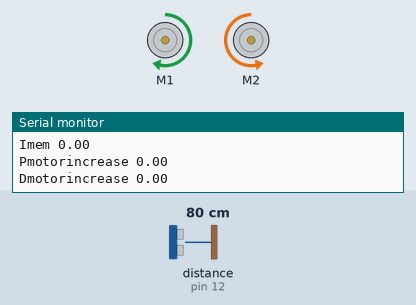
Recording of a sketch running on a simulated Arduino Uno, built with avr-gcc and run on an emulated ATmega328P. Shown: 2 × DC motor (green arrow = forward, orange = backward, longer = faster), the last lines printed to the serial monitor. The test bench sets the inputs (shaded band); at power-on: distance to the obstacle (sensor on pin 12) 80 cm. The echo pulse lasts 58.3 µs per cm.

Above: at 6.2 s.
6.3 s: distance to the obstacle (sensor on pin 12) set to 35 cm
At 7.3 s:
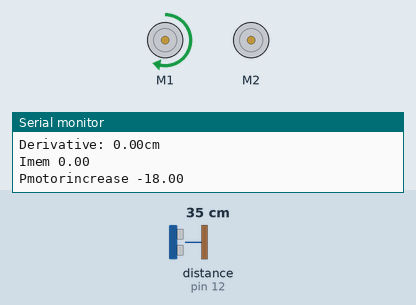
8.1 s: distance to the obstacle (sensor on pin 12) set to 103 cm
At 9.4 s:
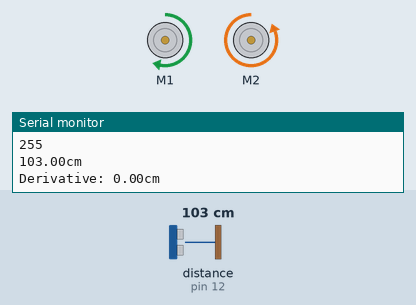
10.0 s: distance to the obstacle (sensor on pin 12) set to 60 cm
At 10.47 s:
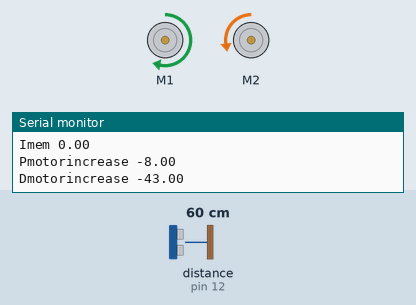
12.0 s: distance to the obstacle (sensor on pin 12) set to 203 cm
At 12.22 s:
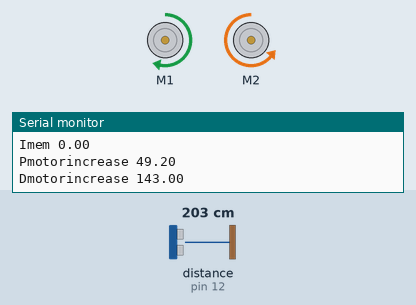
13.7 s: distance to the obstacle (sensor on pin 12) set to 120 cm
At 14.78 s:
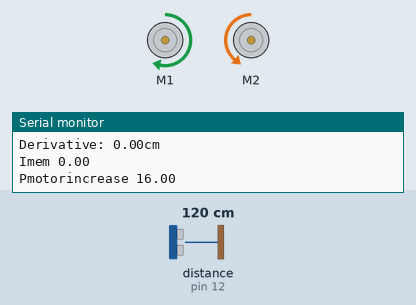
Timing chart, 0 to 17.2 s (numbered marks = the images above; inputs shaded):
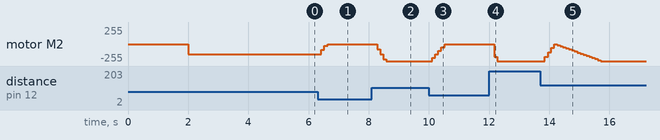

Measured:
- after the input at 6.3 s, motor M2: backward 150/255 → backward 87/255 after 0.13 s, → backward 24/255 0.10 s later, → stopped 0.11 s later
- after the input at 8.1 s, motor M2: stopped → backward 77/255 after 0.19 s, → backward 154/255 0.10 s later, → backward 231/255 0.10 s later, → backward 255/255 0.10 s later
- after the input at 10.0 s, motor M2: moves from backward 255/255 to stopped over 0.41 s, starting after 0.11 s
- after the input at 12.0 s, motor M2: stopped → backward 192/255 after 0.16 s, → backward 255/255 0.11 s later
- after the input at 13.7 s, motor M2: rises from backward 255/255 to stopped in 0.31 s, then falls to backward 255/255 in 1.5 s

The sketch:

PID_test.ino
```cpp
//Inclusions and variables for Motor
#include <Wire.h>
#include <Adafruit_MotorShield.h>
#include "utility/Adafruit_MS_PWMServoDriver.h"
Adafruit_MotorShield AFMS = Adafruit_MotorShield();
Adafruit_DCMotor *myMotorRight = AFMS.getMotor(1);
Adafruit_DCMotor *myMotorLeft = AFMS.getMotor(2);
int motorSpeedVar = 150;
int motorSpeedConst = 150;

//Inclusions and variables for ultrasonic sensor
#include "SR04.h"
#define TRIG_PIN 12
#define ECHO_PIN 11
SR04 sr04 = SR04(ECHO_PIN,TRIG_PIN);
float actual_dist;

//PID variables
float expected_dist = 0;
float last_dist = 0;
float p_gain = 0.4  ;
float i_gain = 0.005;
float d_gain = 1;
float i_mem = 0;

//Counter
int counter = 0;
int d_counter = 0;

//Motor functions
void MoveForward() {
  myMotorRight->setSpeed(motorSpeedConst);
  myMotorRight->run(FORWARD);
  myMotorLeft->setSpeed(motorSpeedVar);
  myMotorLeft->run(BACKWARD);
}

void setup() {
  // put your setup code here, to run once:
  Serial.begin(9600);
  AFMS.begin();
  delay(2000);
  MoveForward();
  int flusher = 0;
  while (flusher < 100){
    float a = sr04.Distance();
    flusher++;
  }
  while (true){
    expected_dist = sr04.Distance();
    if (expected_dist > 0 && expected_dist < 200){
      break;
    }
  }
  Serial.print("expected_dist:");
  Serial.println(expected_dist);
  last_dist = expected_dist;
}

void loop() {
  // put your main code here, to run repeatedly:

  if (counter % 1 == 0){
    d_counter += 1;
    while (true){
    actual_dist = sr04.Distance();
      if (actual_dist < 5*expected_dist) {
        break;
      }
    }
    Serial.print(actual_dist);
    Serial.println("cm");
    Serial.print("Derivative: ");
    Serial.print(actual_dist-last_dist);
    Serial.println("cm");

    //PID
    float error_temp = actual_dist - expected_dist;
    //Serial.println(p_gain* error_temp);
    //Serial.println(
    //i_mem += i_gain * error_temp;
    i_mem = 0;
    float d_increase = d_gain * (actual_dist - last_dist);
    int motor_increase = (p_gain * error_temp) + i_mem + d_increase;
    Serial.print("Imem ");
    Serial.println(i_mem);
    Serial.print("Pmotorincrease ");
    Serial.println(p_gain * error_temp);
    Serial.print("Dmotorincrease ");
    Serial.println(d_increase);
    Serial.println(motor_increase);

    //Change variable motor speed
    if ((motorSpeedVar + motor_increase) < 255 && (motorSpeedVar + motor_increase) > 0){
      motorSpeedVar += motor_increase;
    } else if((motorSpeedVar + motor_increase) >= 255){
      motorSpeedVar = 255;
      Serial.println("OVER");
    } else {
      motorSpeedVar = 0;
      Serial.println("UNDER");
    }
    myMotorLeft->setSpeed(motorSpeedVar);
    Serial.println(motorSpeedVar);
    //increase counter
    counter = 0;
    if (d_counter % 10 == 0){
     d_counter = 0;
    last_dist = actual_dist;
    }
  }

  counter += 1;


}
```
